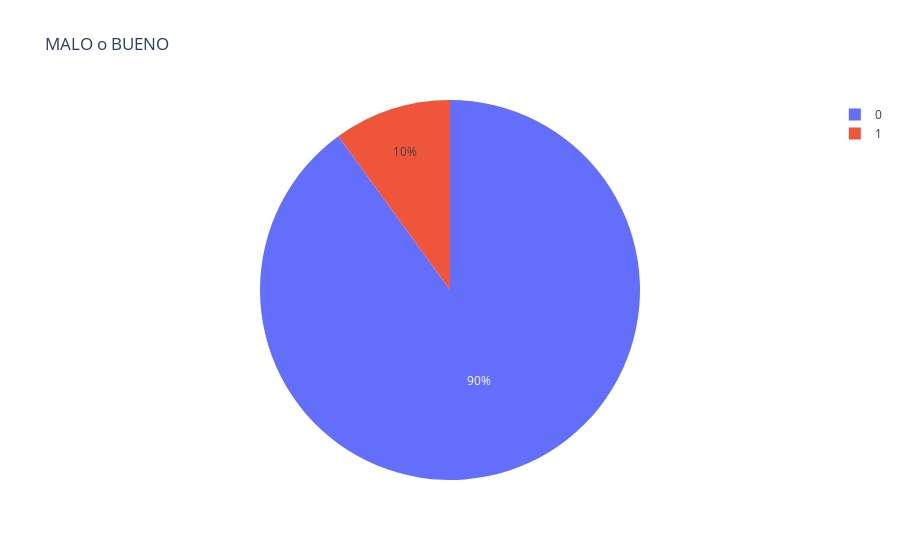

Write notebook code for a chart like this one.
### Code cell
count_objected = df_application_final_new['STATUS'].value_counts().to_frame().reset_index()
count_objected.columns = ['STATUS', 'count']
fig = px.pie(count_objected,
             values='count',
             names='STATUS',
             title='MALO o BUENO')
fig.show()

### Figure 1 — Plotly figure (JSON) as saved in the notebook; plotly's stock layout.template omitted (floating-point values rounded to 4 significant figures)
{"data": [{"domain": {"x": [0, 1], "y": [0, 1]}, "hovertemplate": "STATUS=%{label}<br>count=%{value}<extra></extra>", "labels": [0, 1], "legendgroup": "", "name": "", "showlegend": true, "type": "pie", "values": [4491, 499]}], "layout": {"legend": {"tracegroupgap": 0}, "title": {"text": "MALO o BUENO"}}}
